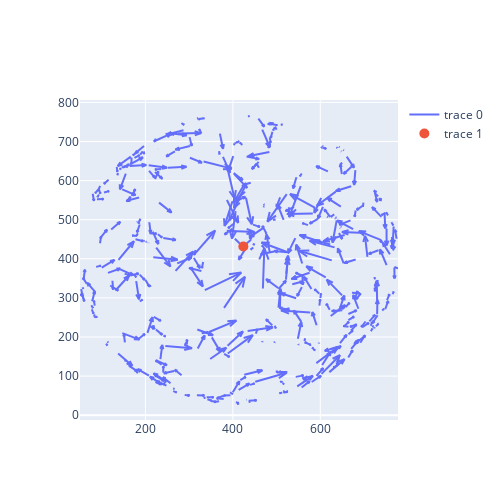

Here is the notebook cell this chart was saved with:
### Code cell
import plotly.figure_factory as ff

frames=np.asarray([10, 20, 30, 40, 50])
ft = np.isin(vel_df["frame"],frames)
fig = ff.create_quiver(x=vel_df.loc[ft, "x0"], y=vel_df.loc[ft, "y0"], u=vel_df.loc[ft, "dx"], v=vel_df.loc[ft, "dy"],
                      marker_size=12, scale=1)

fig.add_trace(go.Scatter(x=[wound_center_interp[frame, 2]], 
                         y=[wound_center_interp[frame, 1]], mode="markers", marker=dict(size=10)))

fig.update_layout(
    autosize=False,
    width=500,
    height=500)

fig.show()

### Figure 1 — Plotly figure (JSON) as saved in the notebook; plotly's stock layout.template omitted (floating-point values rounded to 4 significant figures; data arrays with more than 128 entries replaced by an {"elided": "..."} marker saying what was removed)
{"data": [{"marker": {"size": 12}, "mode": "lines", "type": "scatter", "x": {"elided": "3437 float values"}, "y": {"elided": "3437 float values"}}, {"marker": {"size": 10}, "mode": "markers", "type": "scatter", "x": [424], "y": [431.6]}], "layout": {"autosize": false, "height": 500, "hovermode": "closest", "width": 500, "xaxis": {"autorange": true, "range": [50.25, 777.8], "type": "linear"}, "yaxis": {"autorange": true, "range": [-12.11, 806.0], "type": "linear"}}}
